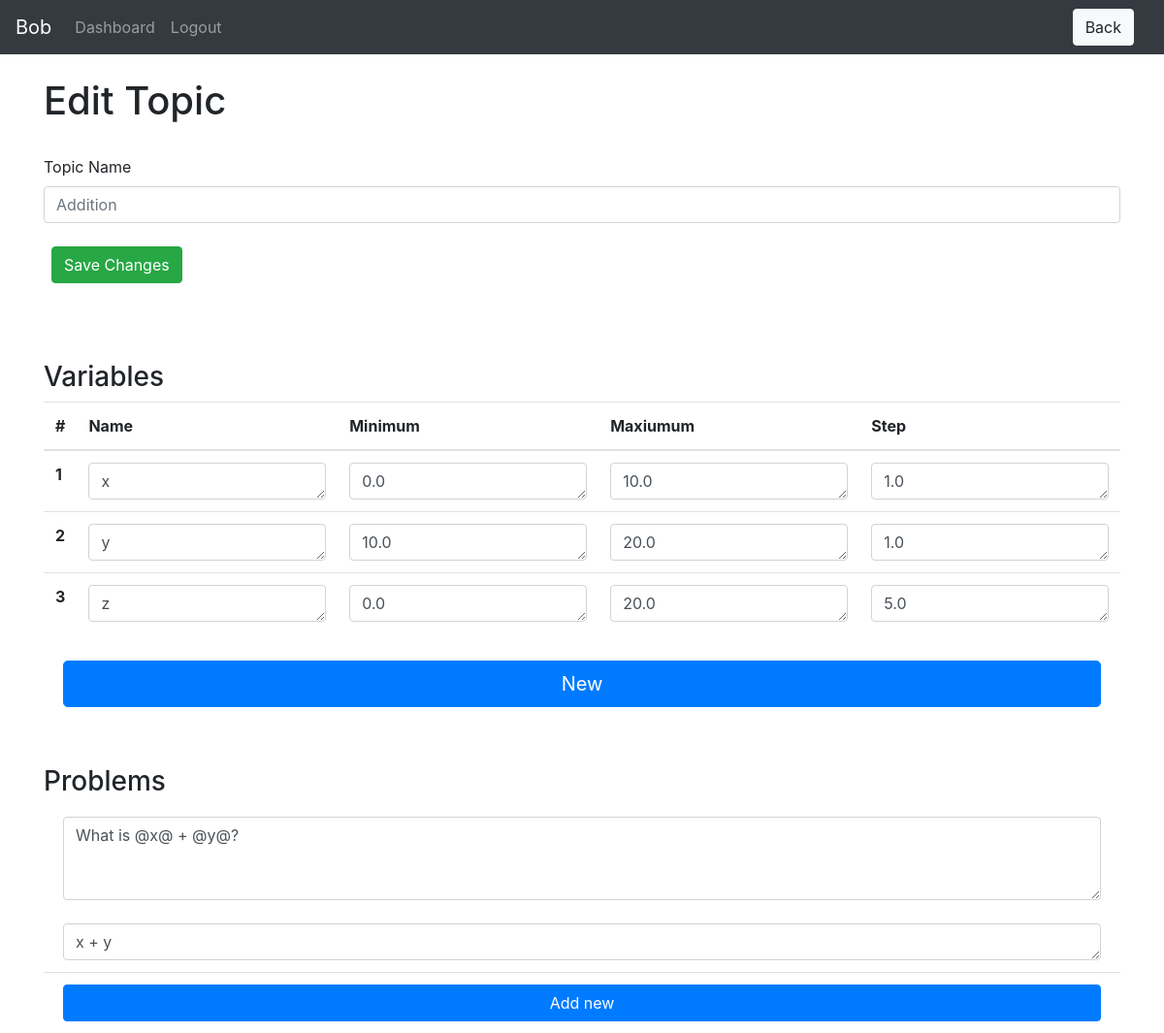
Page /teacher/group-detail/2/topics/edit_topic/1 (signed in) on the committed database.
### website/models.py (models this page shows)
class User(db.Model, UserMixin):
    id = db.Column(db.Integer, primary_key=True)
    email = db.Column(db.String(150), unique=True)
    password = db.Column(db.String(150))
    first_name = db.Column(db.String(150))
    teacher_id = db.relationship('Teacher', uselist=False, backref="user")
    student_id = db.relationship('Student', uselist=False, backref="user")

class Topic(db.Model):
    id = db.Column(db.Integer, primary_key=True)
    name = db.Column(db.String(150))
    active = db.Column(db.Boolean)
    locked = db.Column(db.Boolean)
    instances = db.Column(db.SmallInteger)
    date = db.Column(db.DateTime(timezone=True))
    group_id = db.Column(db.Integer, db.ForeignKey('group.id'))
    variable_ids = db.relationship('Variable')
    problem_ids = db.relationship('Problem')
    data_ids = db.relationship('Data')

class Variable(db.Model):
    id = db.Column(db.Integer, primary_key=True)
    name = db.Column(db.String(1))
    minimum = db.Column(db.Float)
    maximum = db.Column(db.Float)
    step = db.Column(db.Float)
    topic_id = db.Column(db.Integer, db.ForeignKey('topic.id'))

class Problem(db.Model):
    id = db.Column(db.Integer, primary_key=True)
    text = db.Column(db.String(10000))
    latex = db.Column(db.String(500))
    answer = db.Column(db.String(500))
    topic_id = db.Column(db.Integer, db.ForeignKey('topic.id'))

### website/teacher/teacher_views.py (the view)
@views.route('/group-detail/<group_id>/topics/edit_topic/<topic_id>', methods=['GET', 'POST'])
@login_required
def edit_topic(group_id, topic_id):
    group = Group.query.get(group_id)
    topic = Topic.query.get(topic_id)
    if request.method == 'POST':
        if request.form['button'] == 'new_problem':
            new_problem = Problem(text="", latex="", answer="", topic_id=topic.id)
            db.session.add(new_problem)
            db.session.commit()
            flash('created')
            return render_template("teacher/edit_topic.html", user=current_user, group=group, topic=topic)
        elif request.form['button'] == 'new_variable':
            new_variable = Variable(name='x',minimum=0.0, maximum=10.0, step=1.0, topic_id=topic.id)
            db.session.add(new_variable)
            db.session.commit()
            return render_template("teacher/edit_topic.html", user=current_user, group=group, topic=topic)
        elif request.form['button'] == 'save_changes':
            name = str(request.form.get('topicName'))
            if len(name) < 150 and len(name) > 1:
                topic.name = name
                db.session.add(topic)
                db.session.commit()
                flash('Name successfully changed to ' + name)
            update_variables(topic=topic)
            update_problems(topic=topic)
            return render_template("teacher/edit_topic.html", user=current_user, group=group, topic=topic)
    else:
        return render_template("teacher/edit_topic.html", user=current_user, group=group, topic=topic)

### website/templates/teacher/edit_topic.html
{% extends "base.html" %} {% block title %}Edit Topic{% endblock %}
{% block extra_header %}
<a href="{{url_for('teacher_views.topics', group_id=group.id)}}">
    <button class="btn btn-light ml-3" type="button" name="button">Back</button>
</a>
{% endblock %}
{% block content %}
<br>
<h1>Edit Topic</h1>
<br>
<form method='POST'>
    <div>
        <div class="form-group">
          <label for="exampleInputEmail1">Topic Name</label>
          <input
            type="text"
            class="form-control"
            id="topicName"
            name="topicName"
            placeholder="{{ topic.name }}"
            />
        </div>
        <div class="d-flex flex-row">
            <div class="p-2"><button name="button" class="btn btn-success" value="save_changes">Save Changes</button></div>
          </div>
        <br>
    </div>
    <br>
    <br>
    <div>
        <h3>Variables</h3>
        <table class="table">
            <thead>
              <tr>
                <th scope="col">#</th>
                <th scope="col">Name</th>
                <th scope="col">Minimum</th>
                <th scope="col">Maxiumum</th>
                <th scope="col">Step</th>
              </tr>
            </thead>
            <tbody>
            {% for variable in topic.variable_ids %}
              <tr>
                <th scope="row">{{ variable.id }}</th>
                <td> <textarea name="name{{variable.id}}" class="form-control" id="minimum" rows="1" placeholder="Name">{{ variable.name }}</textarea></td>
                <td> <textarea name="min{{variable.id}}" class="form-control" id="minimum" rows="1" placeholder="Minimum">{{ variable.minimum }}</textarea></td>
                <td> <textarea name="max{{variable.id}}" class="form-control" id="maximum" rows="1" placeholder="Maxiumum">{{ variable.maximum }}</textarea></td>
                <td> <textarea name="step{{variable.id}}" class="form-control" id="step" rows="1" placeholder="Step">{{ variable.step }}</textarea></td>
              </tr>
              {% endfor %}
            </tbody>
          </table>
          <ul class="list-group list-group-flush">
            <li class="list-group-item"><button name="button" class="btn btn-primary btn-lg btn-block" value="new_variable">New</button></li>
          </ul>
    </div>
    <br>
    <br>
    <div>
      <h3>Problems</h3>
      <ul class="list-group list-group-flush">
        {% for problem in topic.problem_ids %}
        <li class="list-group-item">
                <textarea name="text{{problem.id}}" class="form-control" id="text" rows="3" placeholder="Word Problem">{{ problem.text }}</textarea>
                <br>
                <textarea name="answer{{problem.id}}" class="form-control" id="answer" rows="1" placeholder="Answer">{{ problem.answer }}</textarea>
        </li>
        {% endfor %}
      <ul class="list-group list-group-flush">
        <li class="list-group-item"><button type="submit" class="btn btn-primary btn-block" name="button" value="new_problem">Add new</button></li>
      </ul>
    </div>
</form>
{% endblock %}

### website/templates/base.html (shortened to what this page needs)
<!DOCTYPE html>
<html>
  <head>
    <link
      rel="stylesheet"
      href="https://stackpath.bootstrapcdn.com/bootstrap/4.4.1/css/bootstrap.min.css"
    />
    <link
      rel="stylesheet"
      href="https://stackpath.bootstrapcdn.com/font-awesome/4.7.0/css/font-awesome.min.css"
    />
  </head>
  <body>
    <nav class="navbar navbar-expand-lg navbar-dark bg-dark justify-content-between">
      <div>
      <div class="collapse navbar-collapse" id="navbar">
        <div class="navbar-nav">
            {% if user.is_authenticated %}
            <a class="navbar-brand" id="page" href='#'>{{ user.first_name }}</a>
            {% if user.teacher_id %}
            <a class="nav-item nav-link" id="page" href="/teacher/">Classes</a>
            {% elif user.student_id %}
            <a class="nav-item nav-link" id="page" href="/student/dash">Dashboard</a>
            {% endif %}
            <a class="nav-item nav-link ml-auto align-left" id="logout" href="/logout">Logout</a>
            {% else %}
            <a class="nav-item nav-link" id="login" href="/login">Login</a>
            <a class="nav-item nav-link" id="signUp" href="/sign-up">Sign Up</a>
            {% endif%}
        </div>
      </div>
    </div>
    <div class="container justify-content-end my-2 my-sm-0">{% block extra_header %} {% endblock %}</div>
    </nav>
    <div class="container">{% block content %} {% endblock %}</div>
  </body>
</html>

### rows in the picture
User: first_name "Bob"
Topic: topicName "Addition"
Variable: id "1", id "x", id "0.0", id "10.0", id "1.0"
Variable: id "2", id "y", id "10.0", id "20.0", id "1.0"
Variable: id "3", id "z", id "0.0", id "20.0", id "5.0"
Problem: id "What is @x@ + @y@?", id "x + y"
